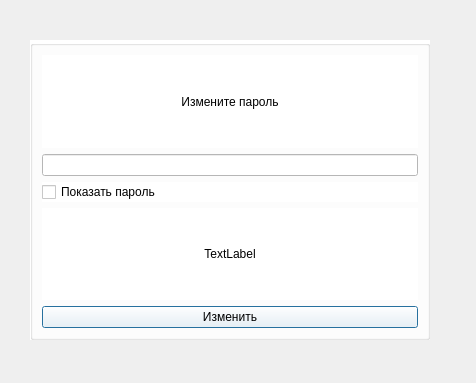
<?xml version="1.0" encoding="UTF-8"?>
<ui version="4.0">
 <class>ChangeAdminPassDialog</class>
 <widget class="QDialog" name="ChangeAdminPassDialog">
  <property name="geometry">
   <rect>
    <x>0</x>
    <y>0</y>
    <width>476</width>
    <height>383</height>
   </rect>
  </property>
  <property name="sizePolicy">
   <sizepolicy hsizetype="Expanding" vsizetype="Expanding">
    <horstretch>0</horstretch>
    <verstretch>0</verstretch>
   </sizepolicy>
  </property>
  <property name="windowTitle">
   <string>Dialog</string>
  </property>
  <property name="styleSheet">
   <string notr="true"/>
  </property>
  <widget class="QGroupBox" name="groupBox">
   <property name="geometry">
    <rect>
     <x>30</x>
     <y>40</y>
     <width>400</width>
     <height>300</height>
    </rect>
   </property>
   <property name="sizePolicy">
    <sizepolicy hsizetype="Expanding" vsizetype="Expanding">
     <horstretch>0</horstretch>
     <verstretch>0</verstretch>
    </sizepolicy>
   </property>
   <property name="minimumSize">
    <size>
     <width>400</width>
     <height>200</height>
    </size>
   </property>
   <property name="styleSheet">
    <string notr="true">background: white</string>
   </property>
   <property name="title">
    <string/>
   </property>
   <layout class="QGridLayout" name="gridLayout">
    <item row="0" column="0">
     <layout class="QVBoxLayout" name="verticalLayout">
      <item>
       <widget class="QLabel" name="titleLabel">
        <property name="styleSheet">
         <string notr="true">background: white</string>
        </property>
        <property name="text">
         <string>Измените пароль</string>
        </property>
        <property name="alignment">
         <set>Qt::AlignCenter</set>
        </property>
       </widget>
      </item>
      <item>
       <widget class="QLineEdit" name="passwordEdit"/>
      </item>
      <item>
       <widget class="QCheckBox" name="showPasswordCheckbox">
        <property name="styleSheet">
         <string notr="true">background: white</string>
        </property>
        <property name="text">
         <string>Показать пароль</string>
        </property>
       </widget>
      </item>
      <item>
       <widget class="QLabel" name="errorLabel">
        <property name="styleSheet">
         <string notr="true">background: white</string>
        </property>
        <property name="text">
         <string>TextLabel</string>
        </property>
        <property name="alignment">
         <set>Qt::AlignCenter</set>
        </property>
       </widget>
      </item>
      <item>
       <widget class="QPushButton" name="pushButton">
        <property name="text">
         <string>Изменить</string>
        </property>
       </widget>
      </item>
     </layout>
    </item>
   </layout>
  </widget>
 </widget>
 <resources/>
 <connections/>
</ui>
